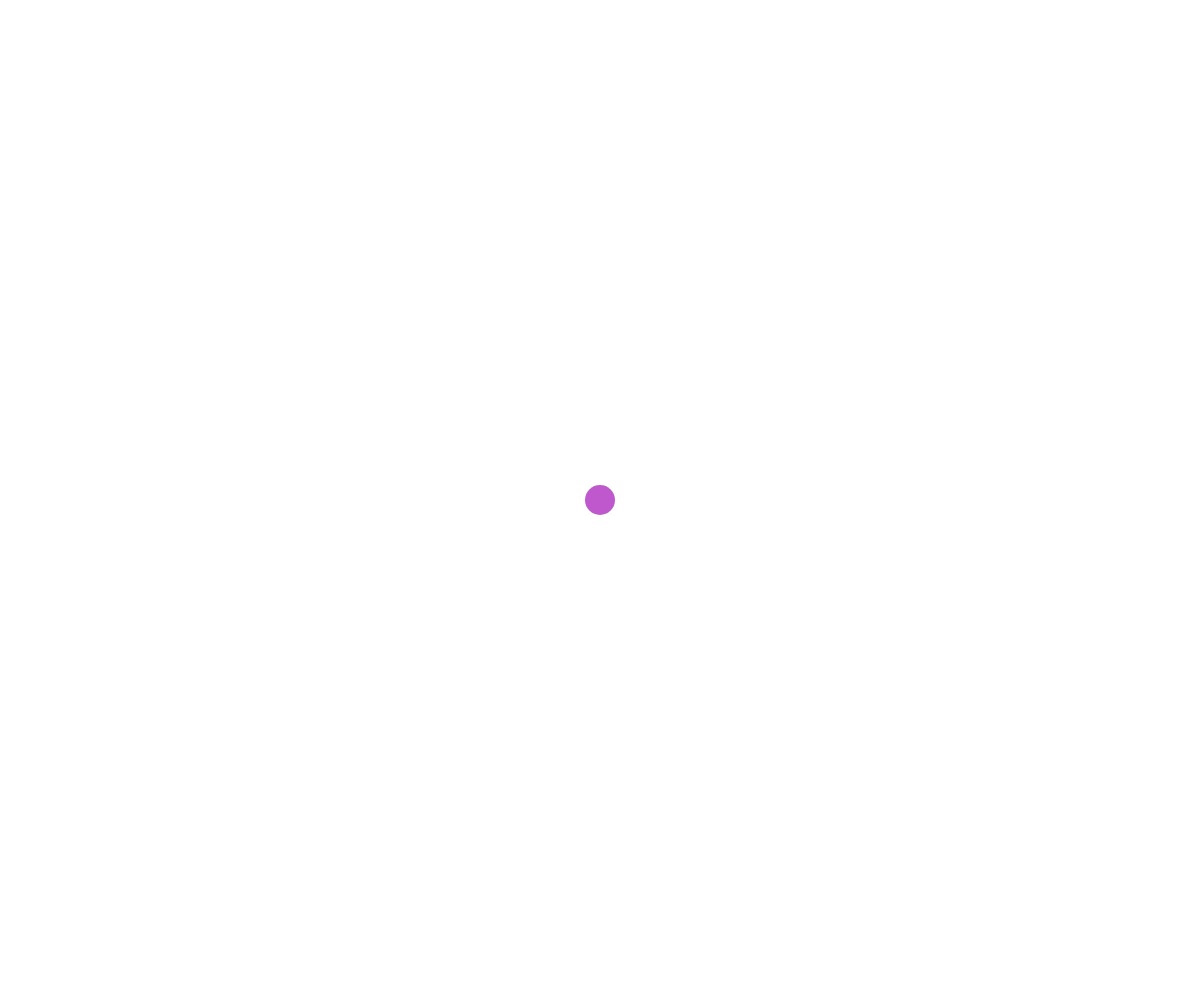
Frame 1 (no input)
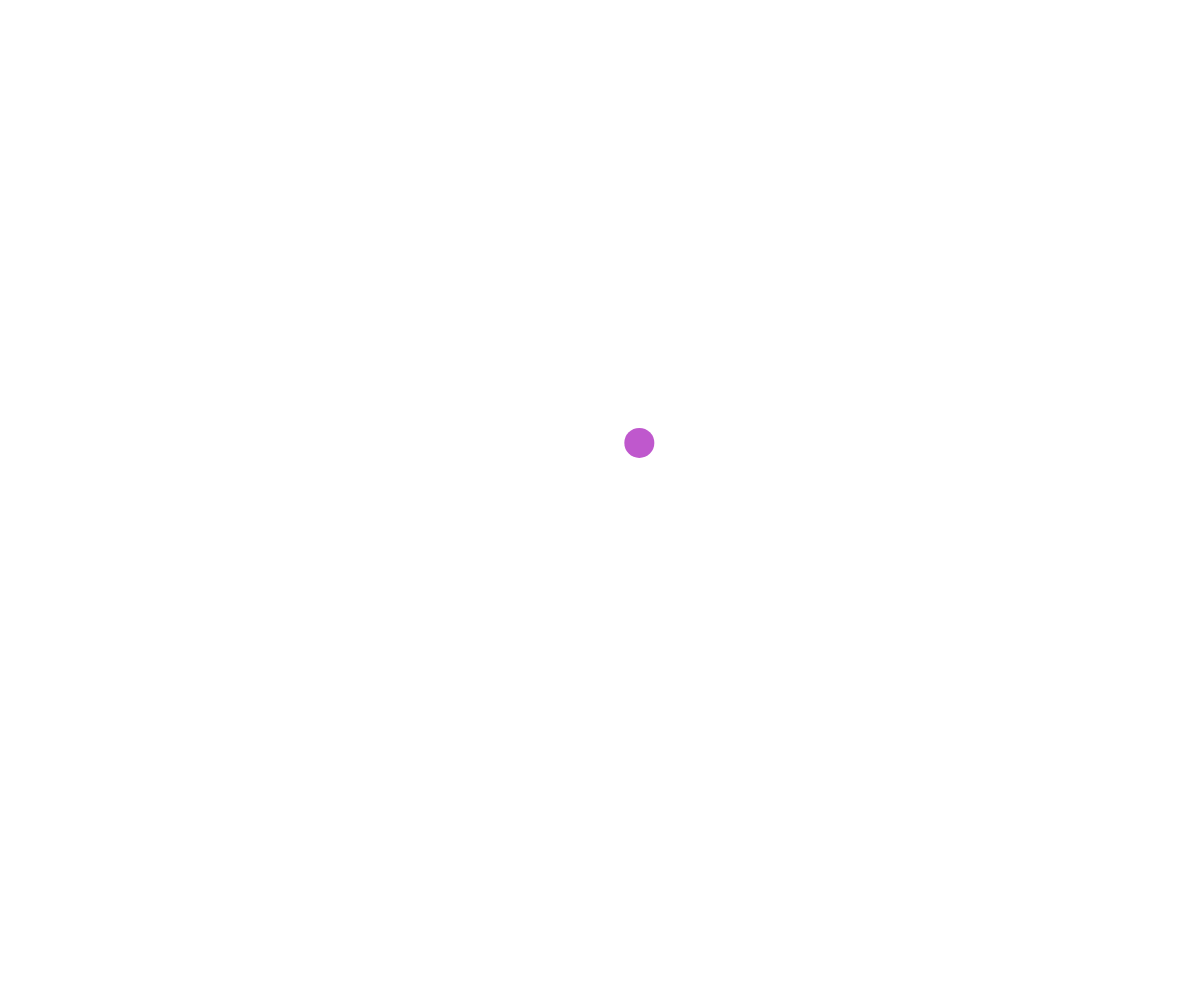
Frame 60 (no input)
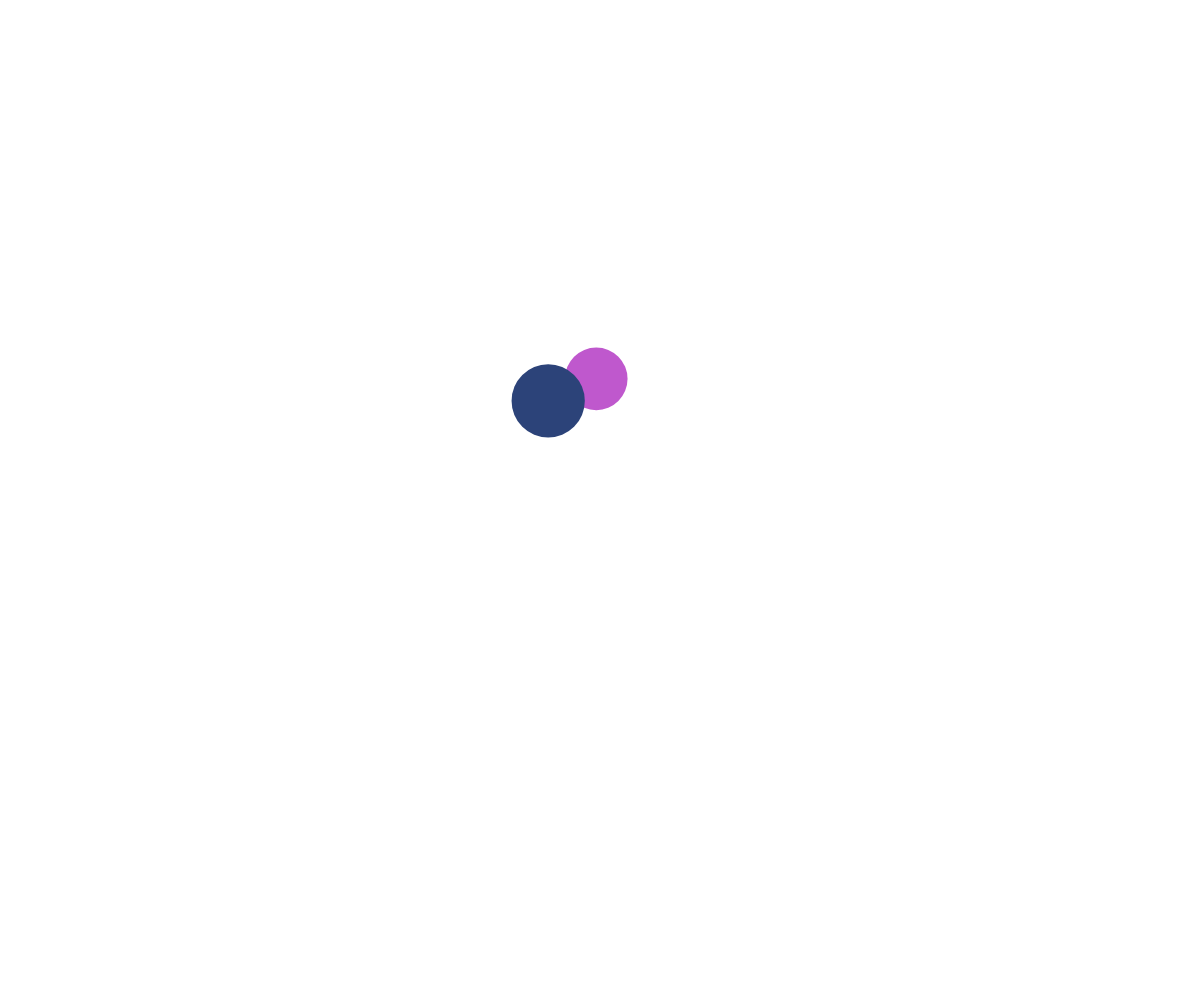
Frame 120 (the mouse pressed at the canvas centre since frame 60)

The p5.js sketch that drew these frames (run headless with seeded random() and noise() and a simulated clock; from frame 60 on, the mouse is pressed at the canvas centre):

// p5.js sketch
// ── sketch.js
// Connected Nodes OOP Demo

let nodes = [];

function setup() {
  createCanvas(windowWidth, windowHeight);

  let somePoint = new MovingPoint(width/2, height/2);
  nodes.push(somePoint);
}

function draw() {
  background(255);
  for(let node of nodes){
    node.connectTo(nodes);
  }
  for(let node of nodes){
    node.display();
    node.update();
  }
}

class MovingPoint{
  constructor(x, y){
    this.x = x;
    this.y = y;
    this.speed = 5;
    this.radius = 15;
    this.xTime = random(1000);
    this.yTime = random(1000);
    this.deltaTime = 0.01;
    this.colour = color(random(255), random(255), random(255));
    this.reach = 150;
    this.maxRadius = 100;
    this.minRadius = 15;
  }

  display(){
    noStroke();
    fill(this.colour);
    circle(this.x, this.y, this.radius*2);
  }

  update(){
    this.move();
    this.wrapAroundScreen();
    this.adjustSizeWithMouse();
  }

  adjustSizeWithMouse(){
    let distance = dist(this.x, this.y, mouseX, mouseY);
    
    if (distance<this.reach){
      let theSize = map(distance, 0, this.reach, this.maxRadius, this.minRadius);
      this.radius = theSize;
    }
    else{
      this.radius = this.minRadius;
    }
  }

  move(){
    let dx = noise(this.xTime);
    let dy = noise(this.yTime);

    dx = map(dx, 0, 1, -this.speed, this.speed);
    dy = map(dy, 0, 1, -this.speed, this.speed);

    this.x += dx;
    this.y += dy;

    this.xTime += this.deltaTime;
    this.yTime += this.deltaTime;
  }

  wrapAroundScreen(){
    if (this.x > width + this.radius){
      this.x -= width;
    }
    else if (this.x < 0 - this.radius){
      this.x += width;
    }
    else if (this.y > height + this.radius){
      this.y -= height;
    }
    else if (this.y < 0 - this.radius){
      this.y += height;
    }
  }

  connectTo(nodesArray){
    for(let otherNode of nodesArray){
      if(this !== otherNode){
        let distance = dist(this.x, this.y, otherNode.x, otherNode.y);
        if(distance < this.reach){
          strokeWeight(4);
          stroke(this.colour);
          line(this.x, this.y, otherNode.x, otherNode.y);
        }
      }
    }
  }
}

function mousePressed(){
  let somePoint = new MovingPoint(mouseX, mouseY);
  nodes.push(somePoint);
}
